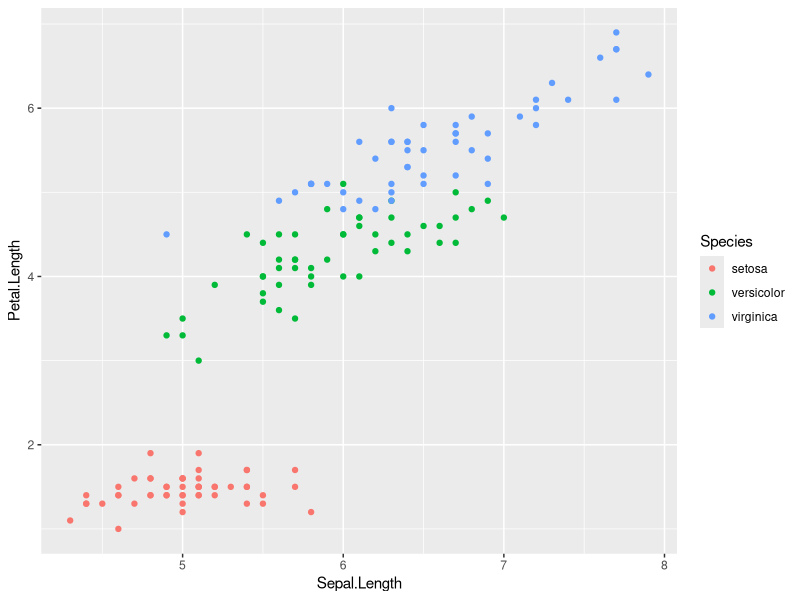
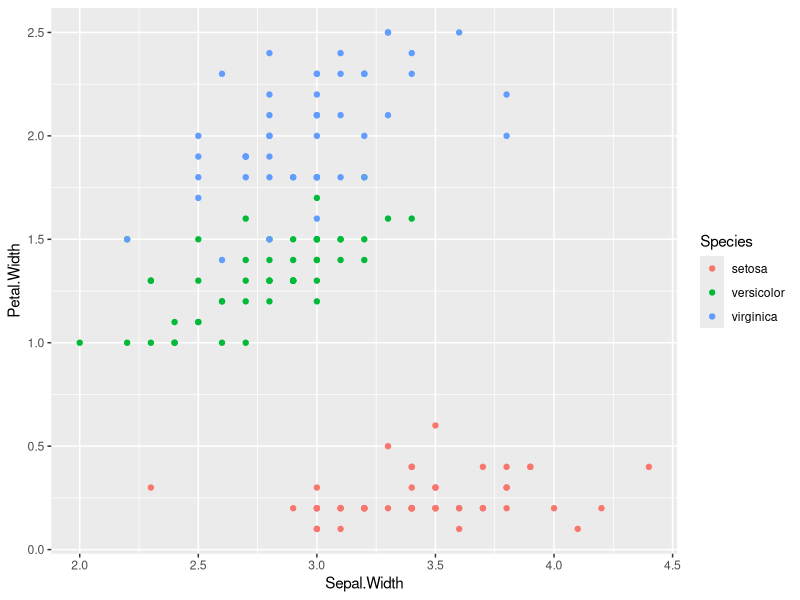
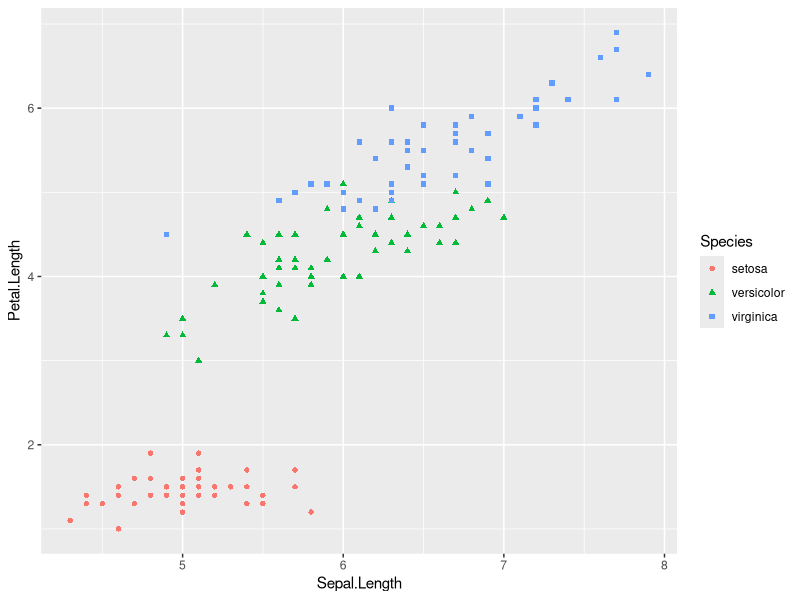
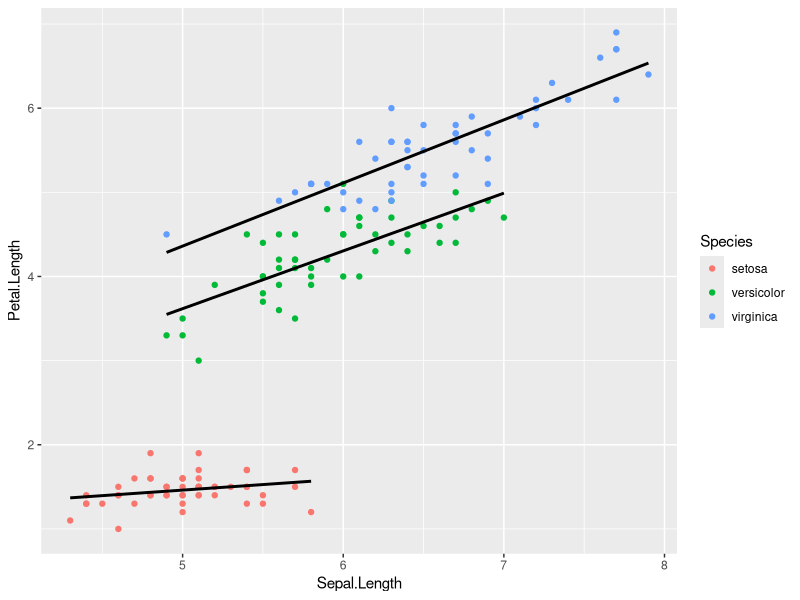

Recreate these plots in R, in order.
## ---- chunk 1
library(ggplot2)
names(iris)
head(iris, 10)

ggplot(iris, aes(x=Sepal.Length, y=Petal.Length, color=Species)) + geom_point()

ggplot(iris, aes(x=Sepal.Width, y=Petal.Width, color=Species)) + geom_point()
## ---- chunk 2
ggplot(iris, aes(x=Sepal.Length, y=Petal.Length, shape=Species, color=Species)) + 
  geom_point()
## ---- chunk 3
ggplot(iris, aes(x=Sepal.Length, y=Petal.Length, color=Species)) + geom_point() + 
  geom_smooth(aes(group=Species), method='lm', color='black', formula=y~x, se=F)
